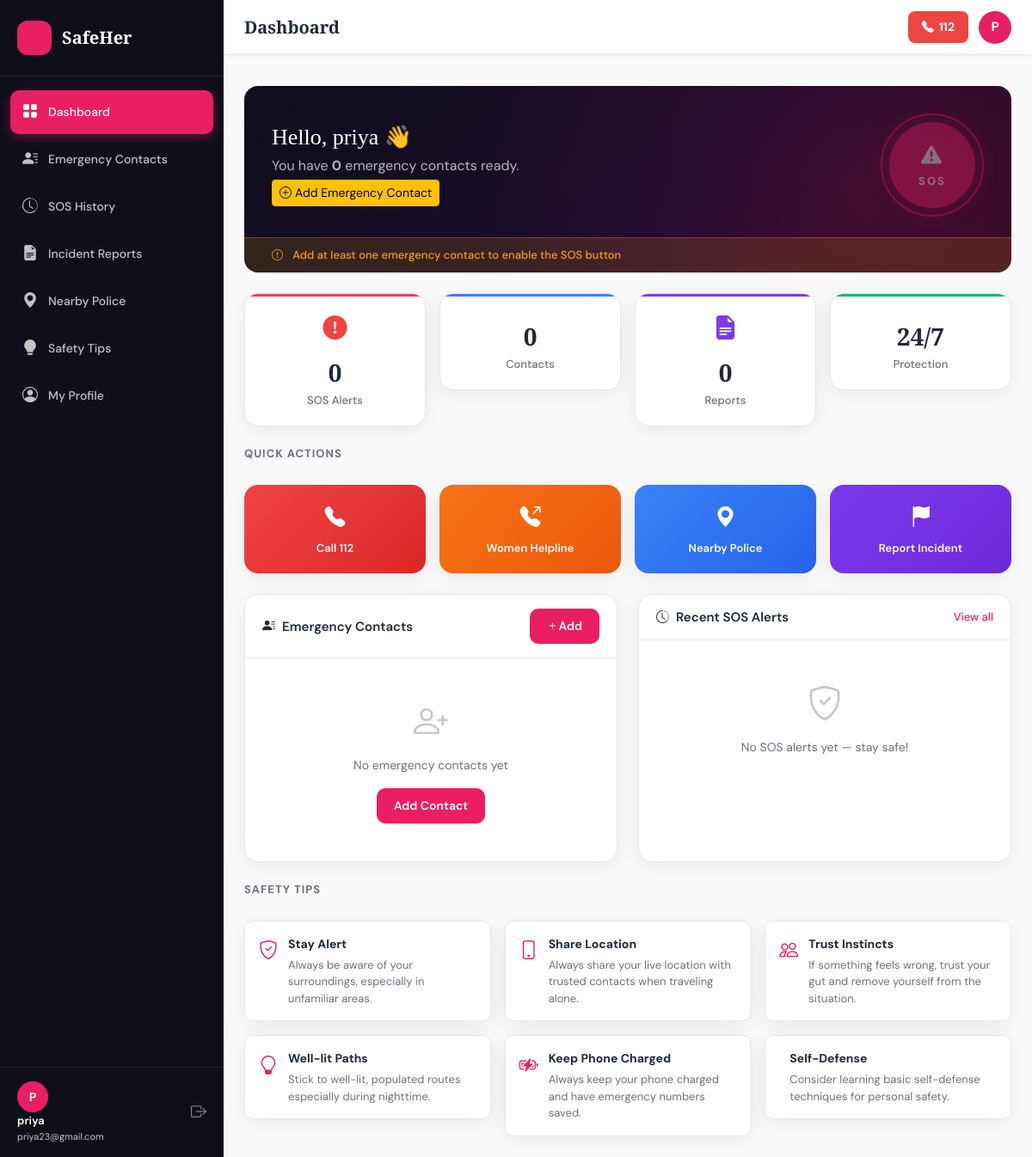
The app's page /dashboard (signed in) with its own data.
### models.py (models this page shows, shortened)
class User(UserMixin, db.Model):
    __tablename__ = 'users'
    id = db.Column(db.Integer, primary_key=True)
    full_name = db.Column(db.String(100), nullable=False)
    email = db.Column(db.String(150), unique=True, nullable=False)
    phone = db.Column(db.String(20), nullable=False)
    password_hash = db.Column(db.String(256), nullable=False)
    address = db.Column(db.String(300))
    profile_pic = db.Column(db.String(200), default='default.png')
    is_active = db.Column(db.Boolean, default=True)
    created_at = db.Column(db.DateTime, default=datetime.utcnow)
    last_login = db.Column(db.DateTime)
    contacts = db.relationship('EmergencyContact', backref='user', lazy=True, cascade='all, delete-orphan')
    sos_history = db.relationship('SOSHistory', backref='user', lazy=True, cascade='all, delete-orphan')
    incident_reports = db.relationship('IncidentReport', backref='user', lazy=True, cascade='all, delete-orphan')

### routes/dashboard.py (the view)
@dashboard_bp.route('/dashboard')
@login_required
def home():
    contacts = EmergencyContact.query.filter_by(user_id=current_user.id).all()
    recent_sos = SOSHistory.query.filter_by(user_id=current_user.id).order_by(SOSHistory.triggered_at.desc()).limit(5).all()
    recent_incidents = IncidentReport.query.filter_by(user_id=current_user.id).order_by(IncidentReport.reported_at.desc()).limit(3).all()
    sos_count = SOSHistory.query.filter_by(user_id=current_user.id).count()
    incident_count = IncidentReport.query.filter_by(user_id=current_user.id).count()
    maps_key = current_app.config.get('GOOGLE_MAPS_API_KEY', '')
    safety_tips = [
        {"icon": "shield-check", "title": "Stay Alert", "tip": "Always be aware of your surroundings, especially in unfamiliar areas."},
        {"icon": "phone", "title": "Share Location", "tip": "Always share your live location with trusted contacts when traveling alone."},
        {"icon": "people", "title": "Trust Instincts", "tip": "If something feels wrong, trust your gut and remove yourself from the situation."},
        {"icon": "lightbulb", "title": "Well-lit Paths", "tip": "Stick to well-lit, populated routes especially during nighttime."},
        {"icon": "battery-charging", "title": "Keep Phone Charged", "tip": "Always keep your phone charged and have emergency numbers saved."},
        {"icon": "person-running", "title": "Self-Defense", "tip": "Consider learning basic self-defense techniques for personal safety."},
    ]
    return render_template('dashboard/home.html',
        contacts=contacts,
        recent_sos=recent_sos,
        recent_incidents=recent_incidents,
        sos_count=sos_count,
        incident_count=incident_count,
        safety_tips=safety_tips,
        maps_key=maps_key
    )

### templates/dashboard/home.html (shortened to what this page needs)
{% extends "base.html" %}
{% block page_title %}Dashboard{% endblock %}
{% block content %}
<div class="page-content">
  <div class="sos-hero-card">
    <div class="sos-hero-content">
      <div>
        <h2 class="sos-hero-greeting">Hello, {{ current_user.full_name.split()[0] }} 👋</h2>
        <p class="sos-hero-sub">You have <strong>{{ contacts|length }}</strong> emergency contact{% if contacts|length != 1 %}s{% endif %} ready.</p>
        {% if not contacts %}
        <a href="{{ url_for('contacts.add_contact') }}" class="btn btn-warning btn-sm mt-1">
          <i class="bi bi-plus-circle me-1"></i>Add Emergency Contact
        </a>
        {% endif %}
      </div>
      <button class="sos-trigger-btn" onclick="triggerSOS()" id="sosTriggerBtn"
              {% if not contacts %}disabled title="Add emergency contacts first"{% endif %}>
        <div class="sos-btn-inner">
          <i class="bi bi-exclamation-triangle-fill"></i>
          <span>SOS</span>
        </div>
      </button>
    </div>
    {% if not contacts %}
    <div class="sos-warning-bar">
      <i class="bi bi-exclamation-circle me-2"></i>
      Add at least one emergency contact to enable the SOS button
    </div>
    {% endif %}
  </div>
  <div class="row g-3 mb-4">
    <div class="col-6 col-md-3">
      <div class="stat-card stat-red">
        <i class="bi bi-exclamation-circle-fill stat-icon"></i>
        <div class="stat-val">{{ sos_count }}</div>
        <div class="stat-label">SOS Alerts</div>
      </div>
    </div>
    <div class="col-6 col-md-3">
      <div class="stat-card stat-blue">
        <div class="stat-val">{{ contacts|length }}</div>
        <div class="stat-label">Contacts</div>
      </div>
    </div>
    <div class="col-6 col-md-3">
      <div class="stat-card stat-purple">
        <i class="bi bi-file-earmark-text-fill stat-icon"></i>
        <div class="stat-val">{{ incident_count }}</div>
        <div class="stat-label">Reports</div>
      </div>
    </div>
    <div class="col-6 col-md-3">
      <div class="stat-card stat-green">
        <div class="stat-val">24/7</div>
        <div class="stat-label">Protection</div>
      </div>
    </div>
  </div>
  <div class="row g-3 mb-4">
    <div class="col-12">
      <h5 class="section-label">Quick Actions</h5>
    </div>
    <div class="col-6 col-md-3">
      <a href="tel:112" class="quick-action-card qa-red">
        <i class="bi bi-telephone-fill"></i>
        <span>Call 112</span>
      </a>
    </div>
    <div class="col-6 col-md-3">
      <a href="tel:1091" class="quick-action-card qa-orange">
        <i class="bi bi-telephone-outbound-fill"></i>
        <span>Women Helpline</span>
      </a>
    </div>
    <div class="col-6 col-md-3">
      <a href="{{ url_for('dashboard.nearby_police') }}" class="quick-action-card qa-blue">
        <i class="bi bi-geo-alt-fill"></i>
        <span>Nearby Police</span>
      </a>
    </div>
    <div class="col-6 col-md-3">
      <a href="{{ url_for('incidents.report_incident') }}" class="quick-action-card qa-purple">
        <i class="bi bi-flag-fill"></i>
        <span>Report Incident</span>
      </a>
    </div>
  </div>
  <div class="row g-4 mb-4">
    <div class="col-lg-6">
      <div class="card-glass h-100">
        <div class="card-glass-header">
          <h5><i class="bi bi-person-lines-fill me-2"></i>Emergency Contacts</h5>
          <a href="{{ url_for('contacts.add_contact') }}" class="btn btn-sm btn-primary-app">
            <i class="bi bi-plus"></i> Add
          </a>
        </div>
        <div class="card-glass-body">
          {% if contacts %}
            {% for c in contacts[:4] %}
            <div class="contact-row">
              <div class="contact-avatar-sm">{{ c.name[0].upper() }}</div>
              <div class="contact-info">
                <div class="contact-name">{{ c.name }}
                  {% if c.is_primary %}<span class="badge-primary-tag ms-1">Primary</span>{% endif %}
                </div>
                <div class="contact-meta">{{ c.phone }} · {{ c.relationship }}</div>
              </div>
              <a href="tel:{{ c.phone }}" class="btn btn-sm btn-call-mini">
                <i class="bi bi-telephone-fill"></i>
              </a>
            </div>
            {% endfor %}
            {% if contacts|length > 4 %}
            <div class="text-center mt-2">
              <a href="{{ url_for('contacts.list_contacts') }}" class="link-view-all">View all {{ contacts|length }} contacts</a>
            </div>
            {% endif %}
          {% else %}
          <div class="empty-state-sm">
            <i class="bi bi-person-plus"></i>
            <p>No emergency contacts yet</p>
            <a href="{{ url_for('contacts.add_contact') }}" class="btn btn-sm btn-primary-app">Add Contact</a>
          </div>
          {% endif %}
        </div>
      </div>
    </div>
    <div class="col-lg-6">
      <div class="card-glass h-100">
        <div class="card-glass-header">
          <h5><i class="bi bi-clock-history me-2"></i>Recent SOS Alerts</h5>
          <a href="{{ url_for('sos.sos_history') }}" class="link-view-all">View all</a>
        </div>
        <div class="card-glass-body">
          {% if recent_sos %}
            {% for s in recent_sos %}
            <div class="sos-row">
              <div class="sos-status-dot sos-dot-{{ s.status }}"></div>
              <div class="sos-info">
                <div class="sos-date">{{ s.triggered_at.strftime('%d %b %Y, %H:%M') }}</div>
                <div class="sos-meta">{{ s.address or 'Location unavailable' }} · {{ s.contacts_notified }} notified</div>
              </div>
              <span class="sos-badge sos-badge-{{ s.status }}">{{ s.status }}</span>
            </div>
            {% endfor %}
          {% else %}
          <div class="empty-state-sm">
            <i class="bi bi-shield-check"></i>
            <p>No SOS alerts yet — stay safe!</p>
          </div>
          {% endif %}
        </div>
      </div>
    </div>
  </div>
  <div class="row g-3">
    <div class="col-12">
      <h5 class="section-label">Safety Tips</h5>
    </div>
    {% for tip in safety_tips %}
    <div class="col-md-4">
      <div class="tip-card">
        <i class="bi bi-{{ tip.icon }} tip-icon"></i>
        <div>
          <div class="tip-title">{{ tip.title }}</div>
          <div class="tip-text">{{ tip.tip }}</div>
        </div>
      </div>
    </div>
    {% endfor %}
  </div>
</div>
{% endblock %}

### templates/base.html (shortened to what this page needs)
<!DOCTYPE html>
<html lang="en">
<head>
    <link href="https://cdn.jsdelivr.net/npm/bootstrap@5.3.2/dist/css/bootstrap.min.css" rel="stylesheet">
    <link href="https://cdn.jsdelivr.net/npm/bootstrap-icons@1.11.3/font/bootstrap-icons.min.css" rel="stylesheet">
    <link rel="stylesheet" href="{{ url_for('static', filename='css/main.css') }}">
</head>
<body>
{% if current_user.is_authenticated %}
<div class="sidebar" id="sidebar">
    <div class="sidebar-brand">
        <div class="brand-icon">
        </div>
        <span class="brand-name">SafeHer</span>
    </div>
    <nav class="sidebar-nav">
        <a href="{{ url_for('dashboard.home') }}" class="nav-link {% if request.endpoint == 'dashboard.home' %}active{% endif %}">
            <i class="bi bi-grid-fill"></i>
            <span>Dashboard</span>
        </a>
        <a href="{{ url_for('contacts.list_contacts') }}" class="nav-link {% if 'contacts' in request.endpoint %}active{% endif %}">
            <i class="bi bi-person-lines-fill"></i>
            <span>Emergency Contacts</span>
        </a>
        <a href="{{ url_for('sos.sos_history') }}" class="nav-link {% if 'sos' in request.endpoint %}active{% endif %}">
            <i class="bi bi-clock-history"></i>
            <span>SOS History</span>
        </a>
        <a href="{{ url_for('incidents.list_incidents') }}" class="nav-link {% if 'incident' in request.endpoint %}active{% endif %}">
            <i class="bi bi-file-earmark-text-fill"></i>
            <span>Incident Reports</span>
        </a>
        <a href="{{ url_for('dashboard.nearby_police') }}" class="nav-link {% if request.endpoint == 'dashboard.nearby_police' %}active{% endif %}">
            <i class="bi bi-geo-alt-fill"></i>
            <span>Nearby Police</span>
        </a>
        <a href="{{ url_for('dashboard.safety_tips') }}" class="nav-link {% if request.endpoint == 'dashboard.safety_tips' %}active{% endif %}">
            <i class="bi bi-lightbulb-fill"></i>
            <span>Safety Tips</span>
        </a>
        <a href="{{ url_for('auth.profile') }}" class="nav-link {% if request.endpoint == 'auth.profile' %}active{% endif %}">
            <i class="bi bi-person-circle"></i>
            <span>My Profile</span>
        </a>
    </nav>
    <div class="sidebar-footer">
        <div class="user-info-mini">
            <div class="user-avatar-mini">{{ current_user.full_name[0].upper() }}</div>
            <div>
                <div class="user-name-mini">{{ current_user.full_name }}</div>
                <div class="user-email-mini">{{ current_user.email }}</div>
            </div>
        </div>
        <a href="{{ url_for('auth.logout') }}" class="logout-btn">
            <i class="bi bi-box-arrow-right"></i>
        </a>
    </div>
</div>
<div class="main-wrapper" id="mainWrapper">
    <nav class="top-navbar">
        <div class="navbar-title">{% block page_title %}Dashboard{% endblock %}</div>
        <div class="navbar-actions">
            <a href="tel:112" class="emergency-call-btn" title="Call Emergency (112)">
                <i class="bi bi-telephone-fill"></i>
                <span class="d-none d-md-inline">112</span>
            </a>
            <div class="user-avatar">{{ current_user.full_name[0].upper() }}</div>
        </div>
    </nav>
    <div class="flash-container">
    </div>
    {% if current_user.is_authenticated %}
    <main class="main-content">
    {% endif %}
    {% block content %}{% endblock %}
    {% if current_user.is_authenticated %}
    </main>
</div>
    {% else %}
</main>
    {% endif %}
{% endif %}
</body>
</html>

### records on screen
User: full_name "P", full_name "priya", email "priya23@gmail.com", is_active True (drawn)

### other values on screen
{{ contacts|length }} "0"
{{ sos_count }} "0"
{{ incident_count }} "0"
{{ tip.title }} "Stay Alert" "Share Location" "Trust Instincts" "Well-lit Paths" "Keep Phone Charged" "Self-Defense"
{{ tip.tip }} "Always be aware of your surroundings, especially in unfamiliar areas." "Always share your live location with trusted contacts when traveling alone." "If something feels wrong, trust your gut and remove yourself from the situation." "Stick to well-lit, populated routes especially during nighttime." "Always keep your phone charged and have emergency numbers saved." "Consider learning basic self-defense techniques for personal safety."
